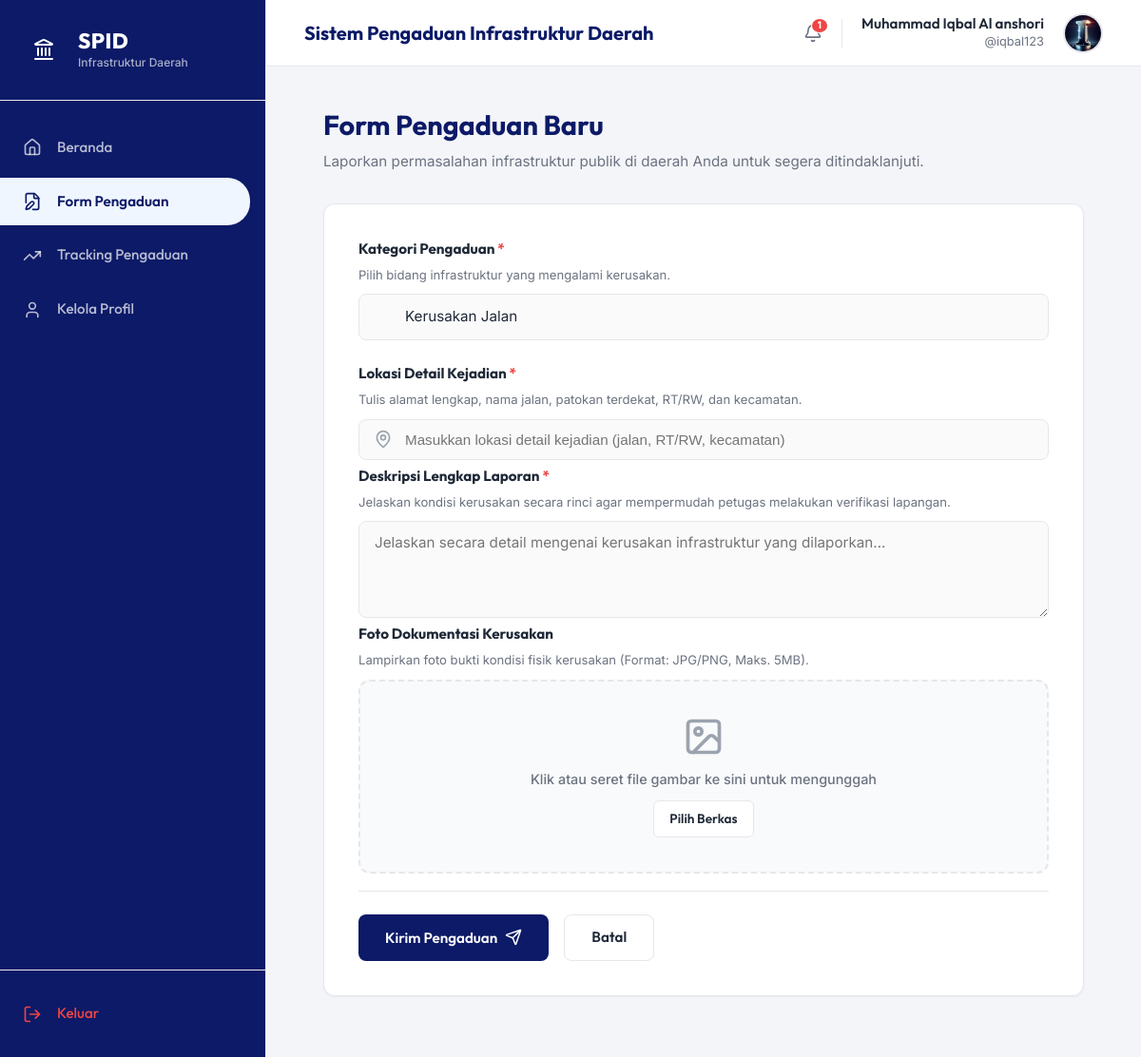
Screenshot of /pengaduan/baru/ (signed in) with the database file from the repository.
### pengaduan/models.py (models this page shows, shortened)
class CustomUser(AbstractUser):
    nama_lengkap = models.CharField(max_length=150, verbose_name="Nama Lengkap")
    nomor_hp = models.CharField(max_length=20, verbose_name="Nomor HP")
    foto_profil = models.ImageField(upload_to='profil/', blank=True, null=True, verbose_name="Foto Profil")

### pengaduan/views.py (the view)
# urls.py: path('pengaduan/baru/', views.form_pengaduan_view, name='form_pengaduan'),
@login_required
def form_pengaduan_view(request):
    if request.method == 'POST':
        form = PengaduanForm(request.POST, request.FILES)
        if form.is_valid():
            pengaduan = form.save(commit=False)
            pengaduan.user = request.user
            pengaduan.save()
            messages.success(request, "Aduan Anda berhasil dikirim dan sedang menunggu verifikasi.")
            return redirect('konfirmasi', pk=pengaduan.pk)
        else:
            messages.error(request, "Terjadi kesalahan dalam pengisian formulir.")
    else:
        form = PengaduanForm()
    return render(request, 'form_pengaduan.html', {
        'form': form,
        'active_menu': 'form'
    })

### pengaduan/forms.py
class PengaduanForm(forms.ModelForm):
    class Meta:
        model = Pengaduan
        fields = ['kategori', 'lokasi', 'deskripsi', 'foto', 'latitude', 'longitude']
        widgets = {
            'kategori': forms.Select(attrs={
                'class': 'form-control-input select-input'
            }),
            'lokasi': forms.TextInput(attrs={
                'placeholder': 'Masukkan lokasi detail kejadian (jalan, RT/RW, kecamatan)',
                'class': 'form-control-input'
            }),
            'deskripsi': forms.Textarea(attrs={
                'placeholder': 'Jelaskan secara detail mengenai kerusakan infrastruktur yang dilaporkan...',
                'rows': 4,
                'class': 'form-control-input textarea-input'
            }),
            'foto': forms.FileInput(attrs={
                'class': 'form-file-input',
                'accept': 'image/*'
            }),
            'latitude': forms.HiddenInput(),
            'longitude': forms.HiddenInput(),
        }

### pengaduan/context_processors.py (called while the page is built, shortened)
def latest_reports(request):
    if request.user.is_authenticated:
        if request.user.is_staff:
            return {
                'notifications': Pengaduan.objects.filter(status='Pending').order_by('-created_at')[:5],
                'notification_count': Pengaduan.objects.filter(status='Pending').count()
            }
        else:
            active_announcements = Pengumuman.objects.filter(is_active=True).order_by('-created_at')[:5]
            return {
                'announcements': active_announcements,
                'announcement_count': active_announcements.count()
            }

### templates/form_pengaduan.html (shortened to what this page needs)
{% extends 'base.html' %}
{% load static %}
{% block extra_css %}
<link rel="stylesheet" href="https://unpkg.com/leaflet@1.9.4/dist/leaflet.css"
/>
{% endblock %}
{% block content %}
<div class="form-pengaduan-container">
    <div class="page-header-info">
        <h2 class="page-title-main">Form Pengaduan Baru</h2>
        <p class="page-subtitle-main">Laporkan permasalahan infrastruktur publik di daerah Anda untuk segera ditindaklanjuti.</p>
    </div>
    <div class="form-card card">
        <form method="POST" enctype="multipart/form-data" class="app-form">
            <div class="form-group">
                <label for="id_kategori" class="form-label">Kategori Pengaduan <span class="required">*</span></label>
                <p class="field-help-text">Pilih bidang infrastruktur yang mengalami kerusakan.</p>
                <div class="select-wrapper">
                </div>
            </div>
            <div class="form-group">
                <label for="id_lokasi" class="form-label">Lokasi Detail Kejadian <span class="required">*</span></label>
                <p class="field-help-text">Tulis alamat lengkap, nama jalan, patokan terdekat, RT/RW, dan kecamatan.</p>
                <div class="input-with-icon">
                    {{ form.lokasi }}
                </div>
            <div class="form-group">
                <label for="id_deskripsi" class="form-label">Deskripsi Lengkap Laporan <span class="required">*</span></label>
                <p class="field-help-text">Jelaskan kondisi kerusakan secara rinci agar mempermudah petugas melakukan verifikasi lapangan.</p>
                {{ form.deskripsi }}
            </div>
            <div class="form-group">
                <label class="form-label">Foto Dokumentasi Kerusakan</label>
                <p class="field-help-text">Lampirkan foto bukti kondisi fisik kerusakan (Format: JPG/PNG, Maks. 5MB).</p>
                <div class="upload-dropzone" id="dropzone" onclick="document.getElementById('id_foto').click()">
                    <div class="dropzone-content" id="dropzone-default">
                        <i data-lucide="image" class="upload-icon"></i>
                        <p class="upload-text">Klik atau seret file gambar ke sini untuk mengunggah</p>
                        <span class="upload-button-mock">Pilih Berkas</span>
                    </div>
                </div>
            </div>
            <div class="form-actions-row">
                <button type="submit" class="btn btn-primary btn-submit">
                    <span>Kirim Pengaduan</span>
                    <i data-lucide="send" class="btn-icon"></i>
                </button>
                <a href="{% url 'beranda' %}" class="btn btn-secondary btn-cancel">Batal</a>
            </div>
        </form>
    </div>
</div>
{% endblock %}

### templates/base.html (shortened to what this page needs)
{% load static %}
<!DOCTYPE html>
<html lang="id">
<head>
    <link rel="stylesheet" href="{% static 'css/style.css' %}">
    {% block extra_css %}{% endblock %}
</head>
<body class="dashboard-body">
    <aside class="sidebar" style="background-color: #0c1a67; border-right: 1px solid var(--border-color); color: var(--text-dark);">
        <div class="sidebar-brand" style="border-bottom: 1px solid var(--border-color);">
            <div class="brand-icon-container" style="background-color: var(--primary-color);">
                <i data-lucide="landmark" class="brand-icon-svg" style="color: var(--text-white);"></i>
            </div>
            <div class="brand-text">
                <span class="brand-title" style="color: #ffffff;">SPID</span>
                <span class="brand-subtitle" style="color: rgba(255, 255, 255, 0.65);">Infrastruktur Daerah</span>
            </div>
        </div>
        <nav class="sidebar-nav">
            <ul>
                <li>
                    <a href="{% url 'beranda' %}" class="nav-item {% if active_menu == 'beranda' %}active{% endif %}" id="nav-beranda">
                        <i data-lucide="home" class="nav-icon"></i>
                        <span class="nav-label">Beranda</span>
                    </a>
                </li>
                <li>
                    <a href="{% url 'form_pengaduan' %}" class="nav-item {% if active_menu == 'form' %}active{% endif %}" id="nav-form">
                        <i data-lucide="file-edit" class="nav-icon"></i>
                        <span class="nav-label">Form Pengaduan</span>
                    </a>
                </li>
                <li>
                    <a href="{% url 'tracking' %}" class="nav-item {% if active_menu == 'tracking' %}active{% endif %}" id="nav-tracking">
                        <i data-lucide="trending-up" class="nav-icon"></i>
                        <span class="nav-label">Tracking Pengaduan</span>
                    </a>
                </li>
                <li>
                    <a href="{% url 'profile' %}" class="nav-item {% if active_menu == 'profile' %}active{% endif %}" id="nav-profile">
                        <i data-lucide="user" class="nav-icon"></i>
                        <span class="nav-label">Kelola Profil</span>
                    </a>
                </li>
            </ul>
        </nav>
        <div class="sidebar-footer" style="border-top: 1px solid var(--border-color);">
            <a href="{% url 'logout' %}" class="logout-link" style="color: #ef4444; padding: 14px 24px;">
                <i data-lucide="log-out" class="nav-icon"></i>
                <span class="nav-label">Keluar</span>
            </a>
        </div>
    </aside>
    <div class="main-wrapper">
        <header class="top-navbar">
            <h1 class="navbar-title">Sistem Pengaduan Infrastruktur Daerah</h1>
            <div class="navbar-profile" style="display: flex; align-items: center; gap: 20px;">
                <div class="header-icon-buttons" style="display: flex; gap: 16px; color: var(--text-muted); align-items: center;">
                    <div class="notification-bell-container" style="position: relative; display: flex; align-items: center;">
                        <div id="bell-icon-wrapper" style="cursor: pointer; position: relative; display: flex; align-items: center;">
                            <i data-lucide="bell" style="width: 20px; height: 20px;"></i>
                            {% if announcement_count > 0 %}
                            <span class="bell-badge" style="display: none; position: absolute; top: -6px; right: -6px; background-color: #ef4444; color: white; border-radius: 50%; font-size: 0.65rem; padding: 2px 6px; font-weight: 700; border: 1.5px solid white; line-height: 1;">{{ announcement_count }}</span>
                            {% endif %}
                        </div>
                    </div>
                </div>
                <div class="profile-info text-right">
                    <span class="profile-name">{{ request.user.nama_lengkap }}</span>
                    <span class="profile-role">@{{ request.user.username }}</span>
                </div>
                <div class="profile-avatar">
                    {% if request.user.foto_profil %}
                    <img src="{{ request.user.foto_profil.url }}" alt="Avatar Pelapor" class="avatar-img">
                    {% elif request.user.is_staff %}
                    <img src="{% static 'images/admin_avatar.jpg' %}" alt="Avatar Admin" class="avatar-img">
                    {% else %}
                    <img src="{% static 'images/user_avatar.jpg' %}" alt="Avatar Pelapor" class="avatar-img">
                    {% endif %}
                </div>
            </div>
        </header>
        <main class="main-content">
            {% block content %}{% endblock %}
        </main>
    </div>
</body>
</html>

### templates/base.html (style rules this page uses)
.sidebar .nav-item { color: rgba(255, 255, 255, 0.7) !important; border-left: none !important; transition: var(--transition); }
.sidebar .nav-item.active { background-color: #eff6ff !important; color: var(--primary-color) !important; font-weight: 600; border-radius: 0 24px 24px 0; margin-right: 16px; }

### rows the page displays
CustomUser: user.nama_lengkap "Muhammad Iqbal Al anshori", user.username "iqbal123", user.foto_profil (picture)

### other values shown
{{ announcement_count }} "1"
